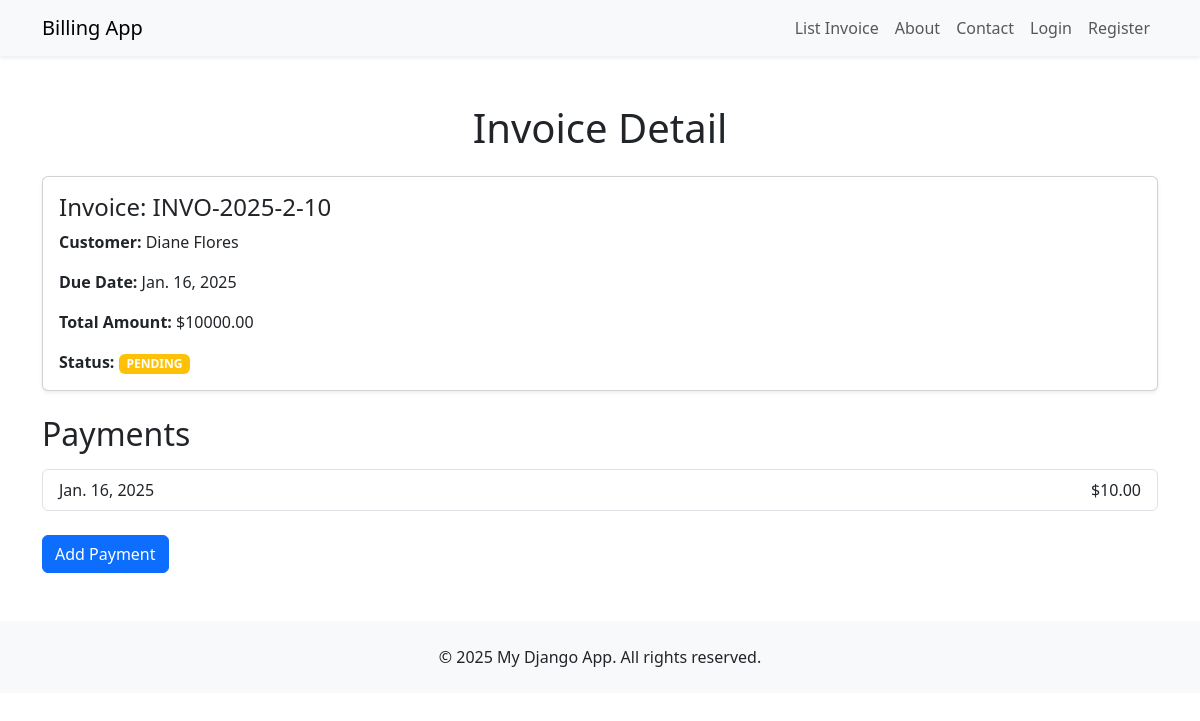
Page /billing/invoice/42/ on the earlier database version.
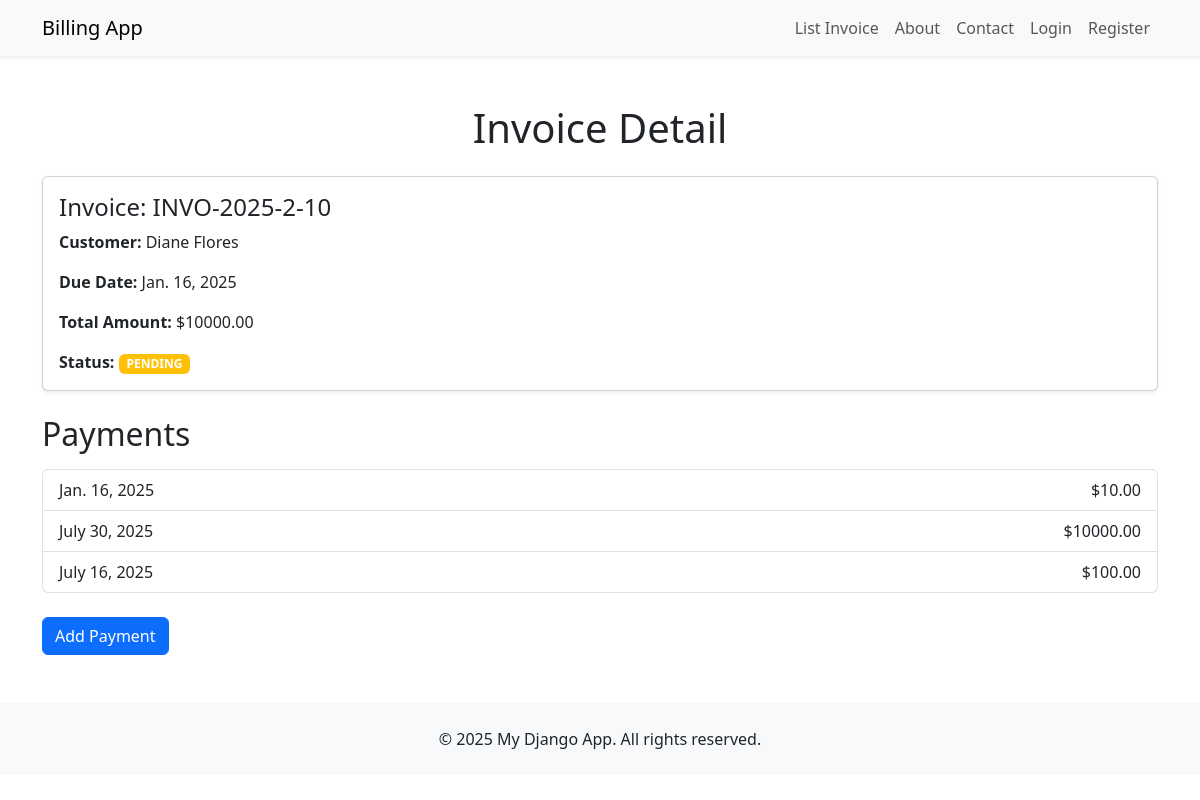
Same page on the later database version.
### billing/models.py (models this page shows, shortened)
class Invoice(models.Model):
    customer = models.ForeignKey(Customer, on_delete=models.CASCADE)
    invoice_number = models.CharField(max_length=20, unique=True)
    date_created = models.DateField(auto_now_add=True)
    due_date = models.DateField()
    total_amount = models.DecimalField(max_digits=10, decimal_places=2)
    status_choices = [
        ('PAID', 'Paid'),
        ('PENDING', 'Pending'),
    ]
    status = models.CharField(max_length=10, choices=status_choices, default='PENDING')

class Customer(models.Model):
    name = models.CharField(max_length=255)
    email = models.EmailField()
    address = models.TextField()

class Payment(models.Model):
    invoice = models.ForeignKey(Invoice, on_delete=models.CASCADE)
    payment_date = models.DateField()
    amount = models.DecimalField(max_digits=10, decimal_places=2)

### billing/views.py (the view)
# urls.py: path('invoice/<int:invoice_id>/', views.invoice_detail, name='invoice_detail'),
def invoice_detail(request, invoice_id):
    invoice = get_object_or_404(Invoice, id=invoice_id)
    payments = Payment.objects.filter(invoice=invoice)
    return render(request, 'invoice_detail.html', {'invoice': invoice, 'payments': payments})

### billing/templates/invoice_detail.html (shortened to what this page needs)
{% extends 'base.html' %}
{% block content %}
    <h1 class="text-center mb-4">Invoice Detail</h1>
    <div class="card shadow-sm mb-4">
        <div class="card-body">
            <h4 class="card-title">Invoice: {{ invoice.invoice_number }}</h4>
            <p class="card-text"><strong>Customer:</strong> {{ invoice.customer.name }}</p>
            <p class="card-text"><strong>Due Date:</strong> {{ invoice.due_date }}</p>
            <p class="card-text"><strong>Total Amount:</strong> ${{ invoice.total_amount }}</p>
            <p class="card-text">
                <strong>Status:</strong>
                <span class="badge {% if invoice.status == 'Paid' %}bg-success{% else %}bg-warning{% endif %}">
                    {{ invoice.status }}
                </span>
            </p>
        </div>
    </div>
    <h2 class="mb-3">Payments</h2>
    {% if payments %}
    <ul class="list-group mb-4">
        {% for payment in payments %}
            <li class="list-group-item d-flex justify-content-between align-items-center">
                <span>{{ payment.payment_date }}</span>
                <span>${{ payment.amount }}</span>
            </li>
        {% endfor %}
    </ul>
    {% else %}
    <p class="text-muted">No payments recorded for this invoice yet.</p>
    {% endif %}
    <a href="{% url 'create_payment' invoice.id %}" class="btn btn-primary">Add Payment</a>
</div>
{% endblock %}

### billing/templates/base.html (shortened to what this page needs)
<!DOCTYPE html>
<html lang="en">
<head>
    <link href="https://cdn.jsdelivr.net/npm/bootstrap@5.3.0/dist/css/bootstrap.min.css" rel="stylesheet">
    <link href="https://cdn.jsdelivr.net/npm/select2@4.1.0-rc.0/dist/css/select2.min.css" rel="stylesheet" />
</head>
<body>
    <nav class="navbar navbar-expand-lg navbar-light bg-light shadow-sm">
        <div class="container">
            <a class="navbar-brand" href="/">Billing App</a>
            <div class="collapse navbar-collapse" id="navbarNav">
                <ul class="navbar-nav ms-auto">
                    <li class="nav-item">
                        <a class="nav-link" href="{% url 'invoice_list' %}">List Invoice</a>
                    </li>
                    <li class="nav-item">
                        <a class="nav-link" href="//">About</a>
                    </li>
                    <li class="nav-item">
                        <a class="nav-link" href="/contact/">Contact</a>
                    </li>
                    {% if user.is_authenticated %}
                    <li class="nav-item">
                        <a class="nav-link" href="{% url 'logout' %}">Logout</a>
                    </li>
                {% else %}
                    <li class="nav-item">
                        <a class="nav-link" href="{% url 'login' %}">Login</a>
                    </li>
                    <li class="nav-item">
                        <a class="nav-link" href="{% url 'register' %}">Register</a>
                    </li>
                {% endif %}
                </ul>
            </div>
        </div>
    </nav>
    <div class="container my-5">
        {% block content %}{% endblock %}
    <footer class="bg-light py-4 mt-auto">
        <div class="container text-center">
            <p class="mb-0">© 2025 My Django App. All rights reserved.</p>
        </div>
    </footer>
</body>
</html>

Differences in the rows shown:
added Payment: payment_date "July 30, 2025", amount "10000.00"
added Payment: payment_date "July 16, 2025", amount "100.00"
